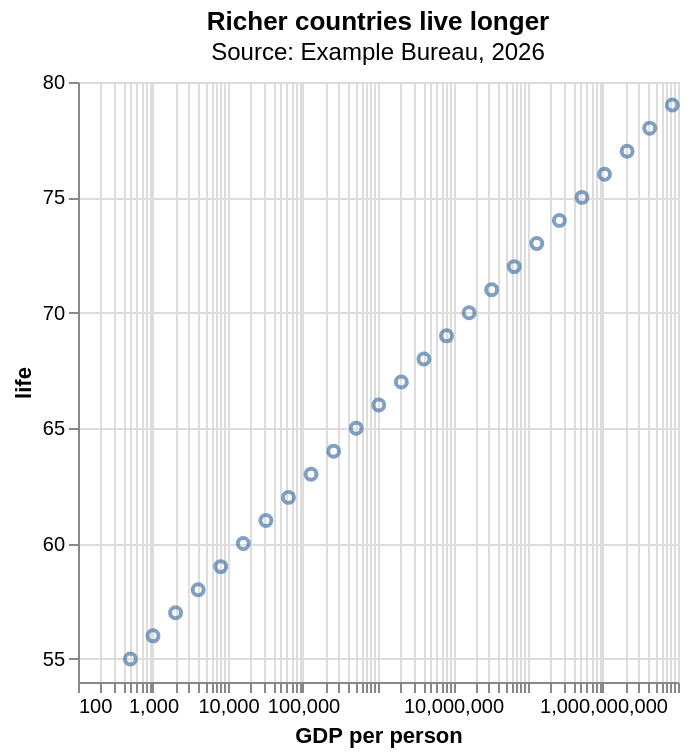

Express this chart as Vega-Lite.
### Vega-Lite specification from a JSON file in a GitHub repository (floating-point values rounded to 4 significant figures)
{"$schema": "https://vega.github.io/schema/vega-lite/v6.json", "title": {"text": "Richer countries live longer", "subtitle": "Source: Example Bureau, 2026"}, "data": {"values": [{"gdp": 500, "life": 55}, {"gdp": 1000, "life": 56}, {"gdp": 2000, "life": 57}, {"gdp": 4000, "life": 58}, {"gdp": 8000, "life": 59}, {"gdp": 16000, "life": 60}, {"gdp": 32000, "life": 61}, {"gdp": 64000, "life": 62}, {"gdp": 128000, "life": 63}, {"gdp": 256000, "life": 64}, {"gdp": 512000, "life": 65}, {"gdp": 1024000, "life": 66}, {"gdp": 2048000, "life": 67}, {"gdp": 4096000, "life": 68}, {"gdp": 8192000, "life": 69}, {"gdp": 16384000, "life": 70}, {"gdp": 32768000, "life": 71}, {"gdp": 65536000, "life": 72}, {"gdp": 131072000, "life": 73}, {"gdp": 262144000, "life": 74}, {"gdp": 524288000, "life": 75}, {"gdp": 1048576000, "life": 76}, {"gdp": 2097152000, "life": 77}, {"gdp": 4194304000, "life": 78}, {"gdp": 8388608000, "life": 79}]}, "mark": "point", "encoding": {"x": {"field": "gdp", "type": "quantitative", "scale": {"type": "log"}, "title": "GDP per person"}, "y": {"field": "life", "type": "quantitative", "scale": {"zero": false}}}}
